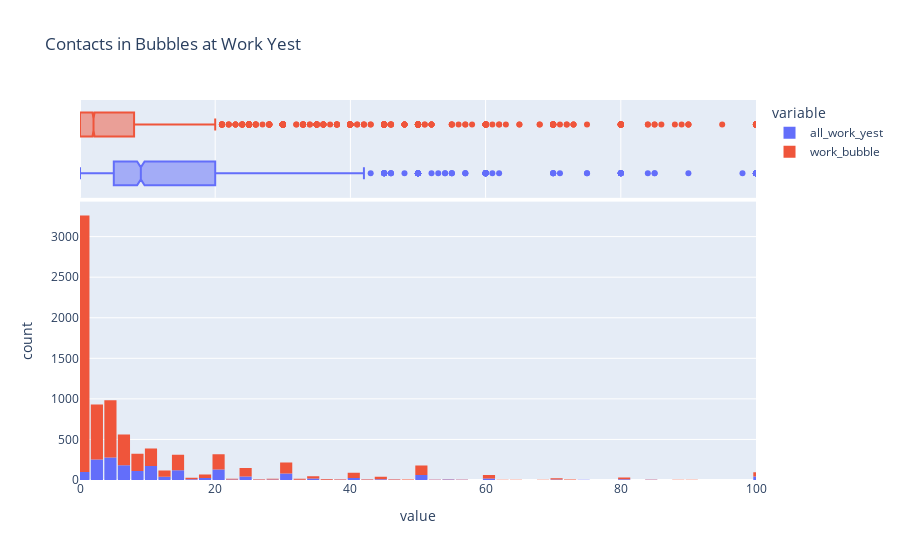

The code cell stored with this chart in its notebook:
### Code cell
# now plot the work contacts and bubbles on top of eachother 
fig = px.histogram(r9, 
                   x=['all_work_yest', 'work_bubble'], 
                   marginal='box', 
                   #color='gender_9', 
                   #color_discrete_sequence=['green', 'blue'], 
                   title='Contacts in Bubbles at Work Yest'
                  )

fig.update_xaxes(range=[0,100])
fig.update_layout(bargap=0.1)
fig.show()

### Figure 1 — Plotly figure (JSON) as saved in the notebook; plotly's stock layout.template omitted (floating-point values rounded to 4 significant figures; data arrays with more than 128 entries replaced by an {"elided": "..."} marker saying what was removed)
{"data": [{"alignmentgroup": "True", "bingroup": "x", "hovertemplate": "variable=all_work_yest<br>value=%{x}<br>count=%{y}<extra></extra>", "legendgroup": "all_work_yest", "marker": {"color": "#636efa"}, "name": "all_work_yest", "offsetgroup": "all_work_yest", "orientation": "v", "showlegend": true, "type": "histogram", "x": {"elided": "9418 int values"}, "xaxis": "x", "yaxis": "y"}, {"alignmentgroup": "True", "hovertemplate": "variable=all_work_yest<br>value=%{x}<extra></extra>", "legendgroup": "all_work_yest", "marker": {"color": "#636efa"}, "name": "all_work_yest", "notched": true, "offsetgroup": "all_work_yest", "showlegend": false, "type": "box", "x": {"elided": "9418 int values"}, "xaxis": "x2", "yaxis": "y2"}, {"alignmentgroup": "True", "bingroup": "x", "hovertemplate": "variable=work_bubble<br>value=%{x}<br>count=%{y}<extra></extra>", "legendgroup": "work_bubble", "marker": {"color": "#EF553B"}, "name": "work_bubble", "offsetgroup": "work_bubble", "orientation": "v", "showlegend": true, "type": "histogram", "x": {"elided": "9418 int values"}, "xaxis": "x", "yaxis": "y"}, {"alignmentgroup": "True", "hovertemplate": "variable=work_bubble<br>value=%{x}<extra></extra>", "legendgroup": "work_bubble", "marker": {"color": "#EF553B"}, "name": "work_bubble", "notched": true, "offsetgroup": "work_bubble", "showlegend": false, "type": "box", "x": {"elided": "9418 int values"}, "xaxis": "x2", "yaxis": "y2"}], "layout": {"bargap": 0.1, "barmode": "relative", "legend": {"title": {"text": "variable"}, "tracegroupgap": 0}, "title": {"text": "Contacts in Bubbles at Work Yest"}, "xaxis": {"anchor": "y", "domain": [0, 1], "range": [0, 100], "title": {"text": "value"}}, "xaxis2": {"anchor": "y2", "domain": [0, 1], "matches": "x", "range": [0, 100], "showgrid": true, "showticklabels": false}, "yaxis": {"anchor": "x", "domain": [0, 0.7326], "title": {"text": "count"}}, "yaxis2": {"anchor": "x2", "domain": [0.7426, 1], "matches": "y2", "showgrid": false, "showline": false, "showticklabels": false, "ticks": ""}}}
